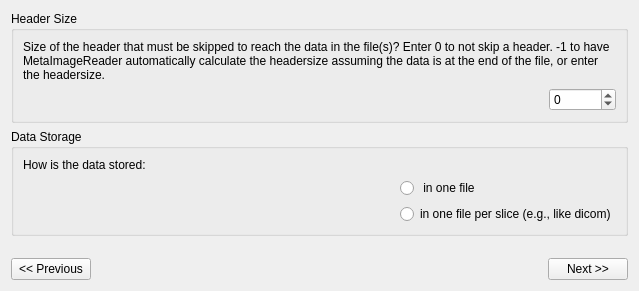
      <widget class="QWidget" name="page_5">
       <layout class="QGridLayout">
        <item row="0" column="0">
         <widget class="QGroupBox" name="groupBox_2">
          <property name="title">
           <string>Header Size</string>
          </property>
          <layout class="QGridLayout">
           <item row="0" column="0" colspan="2">
            <widget class="QLabel" name="label_47">
             <property name="text">
              <string>Size of the header that must be skipped to reach the data in the file(s)? Enter 0 to not skip a header. -1 to have MetaImageReader automatically calculate the headersize assuming the data is at the end of the file, or enter the headersize.</string>
             </property>
             <property name="scaledContents">
              <bool>true</bool>
             </property>
             <property name="wordWrap">
              <bool>true</bool>
             </property>
            </widget>
           </item>
           <item row="1" column="0">
            <spacer>
             <property name="orientation">
              <enum>Qt::Horizontal</enum>
             </property>
             <property name="sizeHint" stdset="0">
              <size>
               <width>491</width>
               <height>20</height>
              </size>
             </property>
            </spacer>
           </item>
           <item row="1" column="1">
            <widget class="QSpinBox" name="headerSizeSpinBox">
             <property name="minimum">
              <number>-1</number>
             </property>
             <property name="maximum">
              <number>100000</number>
             </property>
            </widget>
           </item>
          </layout>
         </widget>
        </item>
        <item row="1" column="0">
         <widget class="QGroupBox" name="groupBox">
          <property name="title">
           <string>Data Storage</string>
          </property>
          <layout class="QGridLayout">
           <item row="0" column="0" colspan="2">
            <widget class="QLabel" name="label_46">
             <property name="text">
              <string>How is the data stored:</string>
             </property>
             <property name="scaledContents">
              <bool>true</bool>
             </property>
            </widget>
           </item>
           <item row="1" column="0">
            <spacer>
             <property name="orientation">
              <enum>Qt::Horizontal</enum>
             </property>
             <property name="sizeHint" stdset="0">
              <size>
               <width>321</width>
               <height>20</height>
              </size>
             </property>
            </spacer>
           </item>
           <item row="1" column="1">
            <widget class="QRadioButton" name="oneFileRadioButton">
             <property name="text">
              <string> in one file</string>
             </property>
            </widget>
           </item>
           <item row="2" column="0">
            <spacer>
             <property name="orientation">
              <enum>Qt::Horizontal</enum>
             </property>
             <property name="sizeHint" stdset="0">
              <size>
               <width>321</width>
               <height>20</height>
              </size>
             </property>
            </spacer>
           </item>
           <item row="2" column="1">
            <widget class="QRadioButton" name="oneFilePerSliceRadioButton">
             <property name="text">
              <string>in one file per slice (e.g., like dicom)</string>
             </property>
            </widget>
           </item>
          </layout>
         </widget>
        </item>
        <item row="2" column="0">
         <spacer>
          <property name="orientation">
           <enum>Qt::Vertical</enum>
          </property>
          <property name="sizeHint" stdset="0">
           <size>
            <width>561</width>
            <height>16</height>
           </size>
          </property>
         </spacer>
        </item>
        <item row="3" column="0">
         <layout class="QHBoxLayout">
          <item>
           <widget class="QPushButton" name="page5PreviousPushButton">
            <property name="text">
             <string>&lt;&lt; Previous</string>
            </property>
           </widget>
          </item>
          <item>
           <spacer>
            <property name="orientation">
             <enum>Qt::Horizontal</enum>
            </property>
            <property name="sizeHint" stdset="0">
             <size>
              <width>451</width>
              <height>20</height>
             </size>
            </property>
           </spacer>
          </item>
          <item>
           <widget class="QPushButton" name="page5NextPushButton">
            <property name="text">
             <string>Next &gt;&gt;</string>
            </property>
           </widget>
          </item>
         </layout>
        </item>
       </layout>
      </widget>
